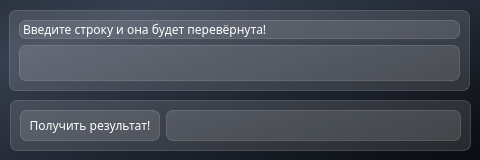
<?xml version="1.0" encoding="UTF-8"?>
<ui version="4.0">
 <class>MainWindow</class>
 <widget class="QMainWindow" name="MainWindow">
  <property name="geometry">
   <rect>
    <x>0</x>
    <y>0</y>
    <width>480</width>
    <height>160</height>
   </rect>
  </property>
  <property name="minimumSize">
   <size>
    <width>480</width>
    <height>160</height>
   </size>
  </property>
  <property name="maximumSize">
   <size>
    <width>480</width>
    <height>160</height>
   </size>
  </property>
  <property name="cursor">
   <cursorShape>ArrowCursor</cursorShape>
  </property>
  <property name="mouseTracking">
   <bool>false</bool>
  </property>
  <property name="windowTitle">
   <string>Beta app</string>
  </property>
  <property name="styleSheet">
   <string notr="true">background-color: qlineargradient(spread:reflect, x1:0.934, y1:1, x2:0.127, y2:0.244, stop:0 rgba(10, 13, 18, 255), stop:1 rgba(54, 63, 80, 255));
font-family: Gramatica;</string>
  </property>
  <property name="documentMode">
   <bool>false</bool>
  </property>
  <property name="tabShape">
   <enum>QTabWidget::Rounded</enum>
  </property>
  <widget class="QWidget" name="centralwidget">
   <widget class="QFrame" name="input_form">
    <property name="geometry">
     <rect>
      <x>9</x>
      <y>10</y>
      <width>461</width>
      <height>81</height>
     </rect>
    </property>
    <property name="styleSheet">
     <string notr="true">background-color: rgba(255,255,255,30);
border: 1px solid rgba(255,255,255,40);
border-radius: 7;
color: white;</string>
    </property>
    <layout class="QVBoxLayout" name="verticalLayout">
     <item>
      <widget class="QLabel" name="label">
       <property name="styleSheet">
        <string notr="true">QLabel:hover {
background-color: rgba(255,255,255,40);
}</string>
       </property>
       <property name="text">
        <string>Введите строку и она будет перевёрнута!</string>
       </property>
      </widget>
     </item>
     <item>
      <widget class="QTextEdit" name="textEdit">
       <property name="styleSheet">
        <string notr="true">QTextEdit {
background-color: rgba(255,255,255,30);
}

QTextEdit:hover {
background-color: rgba(255,255,255,40);
}

QTextEdit:selected {
background-color: rgba(255,255,255,70);
}</string>
       </property>
       <property name="html">
        <string>&lt;!DOCTYPE HTML PUBLIC &quot;-//W3C//DTD HTML 4.0//EN&quot; &quot;http://www.w3.org/TR/REC-html40/strict.dtd&quot;&gt;
&lt;html&gt;&lt;head&gt;&lt;meta name=&quot;qrichtext&quot; content=&quot;1&quot; /&gt;&lt;meta charset=&quot;utf-8&quot; /&gt;&lt;style type=&quot;text/css&quot;&gt;
p, li { white-space: pre-wrap; }
hr { height: 1px; border-width: 0; }
li.unchecked::marker { content: &quot;\2610&quot;; }
li.checked::marker { content: &quot;\2612&quot;; }
&lt;/style&gt;&lt;/head&gt;&lt;body style=&quot; font-family:'Gramatica'; font-size:9pt; font-weight:400; font-style:normal;&quot;&gt;
&lt;p style=&quot;-qt-paragraph-type:empty; margin-top:0px; margin-bottom:0px; margin-left:0px; margin-right:0px; -qt-block-indent:0; text-indent:0px;&quot;&gt;&lt;br /&gt;&lt;/p&gt;&lt;/body&gt;&lt;/html&gt;</string>
       </property>
      </widget>
     </item>
    </layout>
   </widget>
   <widget class="QFrame" name="output_form">
    <property name="geometry">
     <rect>
      <x>10</x>
      <y>100</y>
      <width>461</width>
      <height>51</height>
     </rect>
    </property>
    <property name="styleSheet">
     <string notr="true">background-color: rgba(255,255,255,30);
border: 1px solid rgba(255,255,255,40);
border-radius: 7;
color: white;</string>
    </property>
    <layout class="QGridLayout" name="gridLayout">
     <item row="4" column="0" rowspan="3">
      <widget class="QPushButton" name="pushButton">
       <property name="minimumSize">
        <size>
         <width>140</width>
         <height>0</height>
        </size>
       </property>
       <property name="maximumSize">
        <size>
         <width>100</width>
         <height>10000</height>
        </size>
       </property>
       <property name="styleSheet">
        <string notr="true">QPushButton {
background-color: rgba(255,255,255,30);
}

QPushButton:hover {
background-color: rgba(255,255,255,50);
}

QPushButton:pressed {
background-color: rgba(255,255,255,80);
}</string>
       </property>
       <property name="text">
        <string>Получить результат!</string>
       </property>
       <property name="icon">
        <iconset resource="../res-rc.qrc">
         <normaloff>:/icon/icons/bolt.svg</normaloff>:/icon/icons/bolt.svg</iconset>
       </property>
      </widget>
     </item>
     <item row="4" column="1" rowspan="3">
      <widget class="QLabel" name="label_2">
       <property name="styleSheet">
        <string notr="true">QLabel:hover {
background-color: rgba(255,255,255,40);
}</string>
       </property>
       <property name="text">
        <string/>
       </property>
      </widget>
     </item>
    </layout>
   </widget>
  </widget>
 </widget>
 <resources>
  <include location="../res-rc.qrc"/>
 </resources>
 <connections/>
</ui>
